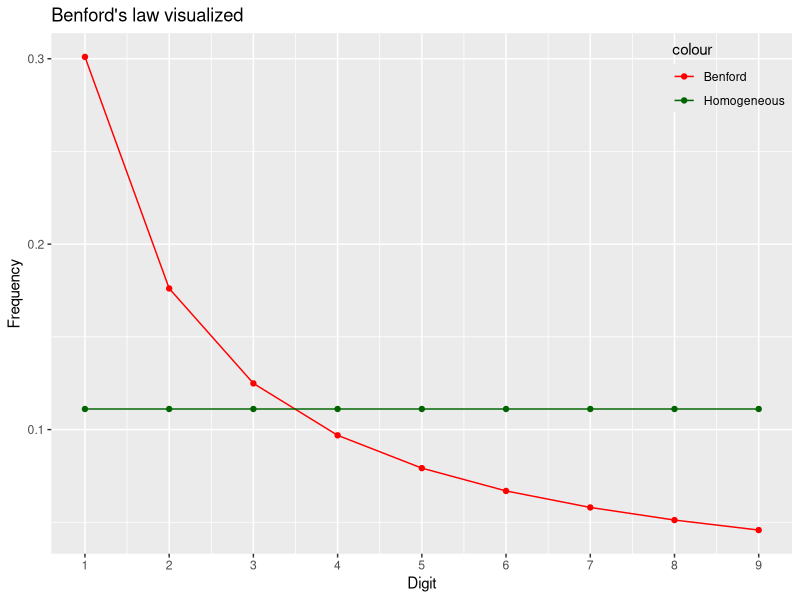

This chart was generated by the following R code: (Note: this script raises an error after producing the figure.)
# Benford1.R
# Demo of Benford's law
# ©2018 Thomas Hütter, this script is provided as-is for demo and educational use only,
# without warranty of any kind for any other purposes, so run at your own risk!

# Load needed packages
library(ggplot2)
library(XML)

# Calculate probabilities for first digits
dig <- seq(1:9)
even <- rep(round(1/9, 4), 9)
benf <- round(log10(1 + 1/dig), 4)
dat <- cbind.data.frame(dig, even, benf)
dat

# Visualize Benford distribution
ggplot(dat, aes(x = dig, y = benf)) + scale_x_continuous(breaks = dig) + 
  geom_line(aes(x = dig, y = benf, colour = 'Benford')) + 
  geom_point(aes(x = dig, y = benf, colour = 'Benford')) + 
  geom_line(aes(x = dig, y = even, colour = 'Homogeneous')) + 
  geom_point(aes(x = dig, y = even, colour = 'Homogeneous')) + 
  ggtitle("Benford's law visualized") + xlab('Digit') + ylab('Frequency') +
  scale_color_manual(values=c('Benford' = 'red', 'Homogeneous' = 'darkgreen')) + 
  theme(legend.position = c(1,1), legend.justification = c(1,1), legend.background = element_blank())

# Examples: population and area of countries
popdata <- readHTMLTable('http://statisticstimes.com/population/countries-by-population.php/', 
                         which = 2, stringsAsFactors = FALSE)
# load("Data/_popdata.Rdata")
popdata <- popdata[c(2,4)]
names(popdata) <- c('country', 'population')
head(popdata)

pop <- as.integer(substring(popdata$population, 1, 1))
pop.t <- as.data.frame(table(pop))
dat.p <- cbind(dat, pop = pop.t$Freq/sum(pop.t$Freq))
ggplot(dat.p, aes(x = dig, y = benf)) + scale_x_continuous(breaks = dig) + 
  geom_col(aes(x = dig, y = pop, colour = 'Real data'), fill = 'steelblue2') +
  geom_line(aes(x = dig, y = benf, colour = 'Benford')) + 
  geom_point(aes(x = dig, y = benf, colour = 'Benford')) + 
  geom_line(aes(x = dig, y = even, colour = 'Homogeneous')) + 
  geom_point(aes(x = dig, y = even, colour = 'Homogeneous')) + 
  ggtitle("Population of world's countries") + xlab('Digit') + ylab('Frequency') +
  scale_color_manual(values=c('Benford' = 'red', 'Homogeneous' = 'darkgreen', 
                              'Real data' = 'steelblue2')) + 
  theme(legend.position = c(1,1), legend.justification = c(1,1), 
        legend.background = element_blank())

areadata <- readHTMLTable('http://statisticstimes.com/geography/countries-by-area.php/', 
                         which = 2, stringsAsFactors = FALSE)
# load("Data/_areadata.Rdata")
areadata <- areadata[c(2,3)]
names(areadata) <- c('country', 'area')
areadata$area[252] <- '44'
area <- as.integer(substring(areadata$area, 1, 1))
area.t <- as.data.frame(table(area))
dat.a <- cbind(dat, area = area.t$Freq/sum(area.t$Freq))
ggplot(dat.a, aes(x = dig, y = benf)) + scale_x_continuous(breaks = dig) + 
  geom_col(aes(x = dig, y = area, colour = 'Real data'), fill = 'turquoise3') +
  geom_line(aes(x = dig, y = benf, colour = 'Benford')) + 
  geom_point(aes(x = dig, y = benf, colour = 'Benford')) + 
  geom_line(aes(x = dig, y = even, colour = 'Homogeneous')) + 
  geom_point(aes(x = dig, y = even, colour = 'Homogeneous')) + 
  ggtitle("Area of world's countries") + xlab('Digit') + ylab('Frequency') +
  scale_color_manual(values=c('Benford' = 'red', 'Homogeneous' = 'darkgreen', 
                              'Real data' = 'turquoise3')) + 
  theme(legend.position = c(1,1), legend.justification = c(1,1), 
        legend.background = element_blank())

# rm(list = ls())
